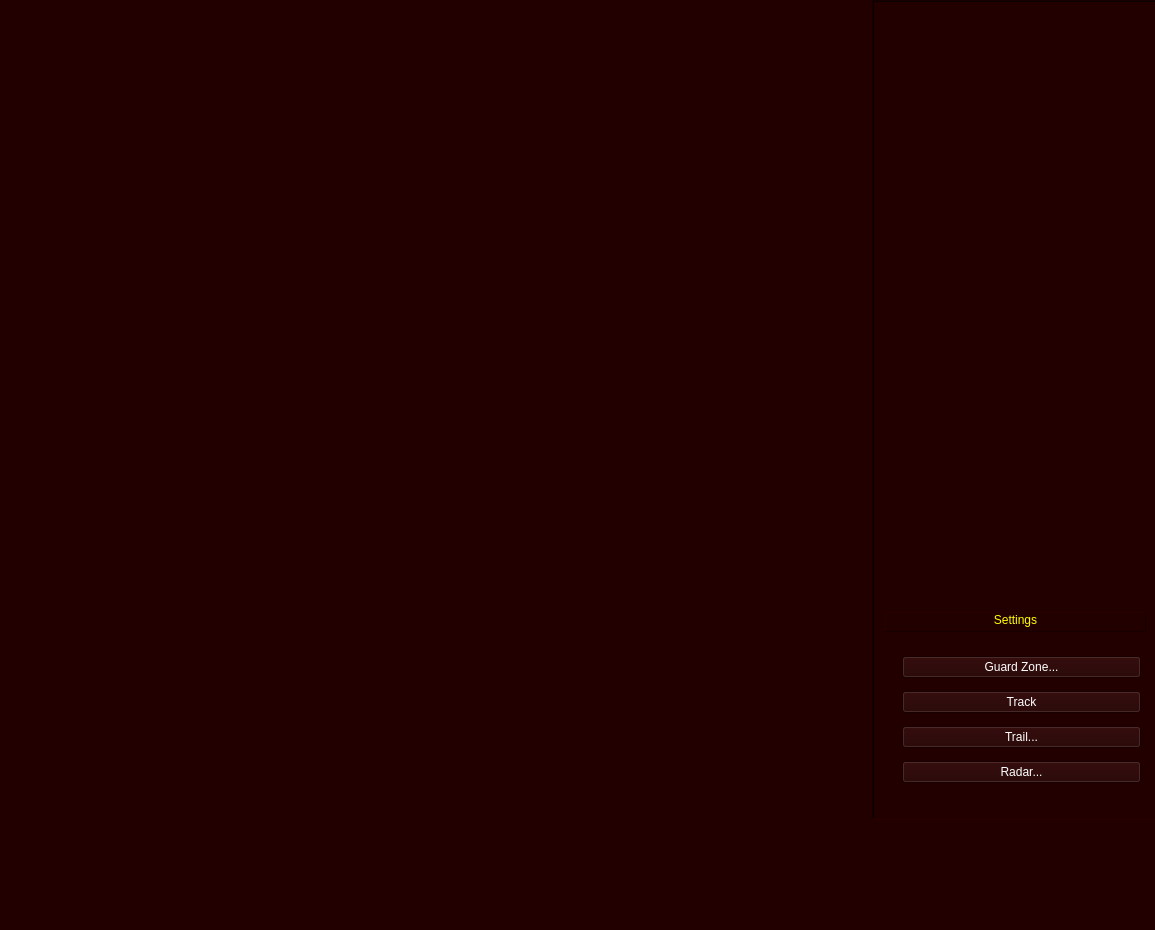
<?xml version="1.0" encoding="UTF-8"?>
<ui version="4.0">
 <class>MainWindow</class>
 <widget class="QMainWindow" name="MainWindow">
  <property name="geometry">
   <rect>
    <x>0</x>
    <y>0</y>
    <width>1155</width>
    <height>930</height>
   </rect>
  </property>
  <property name="windowTitle">
   <string>MainWindow</string>
  </property>
  <property name="styleSheet">
   <string notr="true">color: rgb(255, 255, 255);
background-color: rgb(35, 0, 0);</string>
  </property>
  <widget class="QWidget" name="centralWidget">
   <widget class="QFrame" name="frameRight">
    <property name="geometry">
     <rect>
      <x>872</x>
      <y>0</y>
      <width>292</width>
      <height>820</height>
     </rect>
    </property>
    <property name="sizePolicy">
     <sizepolicy hsizetype="Preferred" vsizetype="Preferred">
      <horstretch>0</horstretch>
      <verstretch>0</verstretch>
     </sizepolicy>
    </property>
    <property name="styleSheet">
     <string notr="true"/>
    </property>
    <property name="frameShape">
     <enum>QFrame::WinPanel</enum>
    </property>
    <property name="frameShadow">
     <enum>QFrame::Sunken</enum>
    </property>
    <property name="lineWidth">
     <number>1</number>
    </property>
    <layout class="QVBoxLayout" name="verticalLayout">
     <item>
      <widget class="FrameOSD" name="frameOSD">
       <property name="sizePolicy">
        <sizepolicy hsizetype="Preferred" vsizetype="Fixed">
         <horstretch>0</horstretch>
         <verstretch>0</verstretch>
        </sizepolicy>
       </property>
       <property name="minimumSize">
        <size>
         <width>219</width>
         <height>195</height>
        </size>
       </property>
       <property name="styleSheet">
        <string notr="true">border-color: rgb(255, 255, 255);</string>
       </property>
       <property name="frameShape">
        <enum>QFrame::NoFrame</enum>
       </property>
      </widget>
     </item>
     <item>
      <widget class="FrameTrackDisplay" name="frameTrackInf">
       <property name="sizePolicy">
        <sizepolicy hsizetype="Expanding" vsizetype="Expanding">
         <horstretch>0</horstretch>
         <verstretch>0</verstretch>
        </sizepolicy>
       </property>
       <property name="minimumSize">
        <size>
         <width>270</width>
         <height>195</height>
        </size>
       </property>
       <property name="maximumSize">
        <size>
         <width>270</width>
         <height>16777215</height>
        </size>
       </property>
       <property name="styleSheet">
        <string notr="true">border-color: rgb(255, 255, 255);</string>
       </property>
       <property name="frameShape">
        <enum>QFrame::NoFrame</enum>
       </property>
      </widget>
     </item>
     <item>
      <widget class="QFrame" name="frameSettings">
       <property name="sizePolicy">
        <sizepolicy hsizetype="Preferred" vsizetype="Fixed">
         <horstretch>0</horstretch>
         <verstretch>0</verstretch>
        </sizepolicy>
       </property>
       <property name="minimumSize">
        <size>
         <width>219</width>
         <height>195</height>
        </size>
       </property>
       <property name="styleSheet">
        <string notr="true">border-color: rgb(255, 255, 255);</string>
       </property>
       <property name="frameShape">
        <enum>QFrame::NoFrame</enum>
       </property>
       <widget class="QLabel" name="label_22">
        <property name="geometry">
         <rect>
          <x>0</x>
          <y>0</y>
          <width>261</width>
          <height>20</height>
         </rect>
        </property>
        <property name="styleSheet">
         <string notr="true">color: rgb(255, 255, 0);</string>
        </property>
        <property name="frameShape">
         <enum>QFrame::Panel</enum>
        </property>
        <property name="frameShadow">
         <enum>QFrame::Raised</enum>
        </property>
        <property name="text">
         <string>Settings</string>
        </property>
        <property name="textFormat">
         <enum>Qt::RichText</enum>
        </property>
        <property name="scaledContents">
         <bool>true</bool>
        </property>
        <property name="alignment">
         <set>Qt::AlignHCenter|Qt::AlignTop</set>
        </property>
        <property name="wordWrap">
         <bool>true</bool>
        </property>
        <property name="margin">
         <number>0</number>
        </property>
        <property name="indent">
         <number>0</number>
        </property>
       </widget>
       <widget class="QWidget" name="layoutWidget">
        <property name="geometry">
         <rect>
          <x>6</x>
          <y>26</y>
          <width>261</width>
          <height>164</height>
         </rect>
        </property>
        <layout class="QVBoxLayout" name="verticalLayout_2">
         <item>
          <widget class="QPushButton" name="pushButtonSetGZ">
           <property name="text">
            <string>Guard Zone...</string>
           </property>
          </widget>
         </item>
         <item>
          <widget class="QPushButton" name="pushButtonSetADSB">
           <property name="text">
            <string>Track</string>
           </property>
          </widget>
         </item>
         <item>
          <widget class="QPushButton" name="pushButtonSetTrail">
           <property name="text">
            <string>Trail...</string>
           </property>
          </widget>
         </item>
         <item>
          <widget class="QPushButton" name="pushButtonRadar">
           <property name="text">
            <string>Radar...</string>
           </property>
           <property name="checkable">
            <bool>false</bool>
           </property>
          </widget>
         </item>
        </layout>
       </widget>
      </widget>
     </item>
    </layout>
   </widget>
   <widget class="FrameControl1" name="frameControl1">
    <property name="geometry">
     <rect>
      <x>24</x>
      <y>9</y>
      <width>151</width>
      <height>131</height>
     </rect>
    </property>
    <property name="sizePolicy">
     <sizepolicy hsizetype="Fixed" vsizetype="Fixed">
      <horstretch>0</horstretch>
      <verstretch>0</verstretch>
     </sizepolicy>
    </property>
    <property name="frameShape">
     <enum>QFrame::NoFrame</enum>
    </property>
    <property name="frameShadow">
     <enum>QFrame::Raised</enum>
    </property>
    <layout class="QVBoxLayout" name="verticalLayout_3"/>
   </widget>
   <widget class="FrameControl2" name="frameControl2">
    <property name="geometry">
     <rect>
      <x>24</x>
      <y>671</y>
      <width>175</width>
      <height>160</height>
     </rect>
    </property>
    <property name="sizePolicy">
     <sizepolicy hsizetype="Fixed" vsizetype="Fixed">
      <horstretch>0</horstretch>
      <verstretch>0</verstretch>
     </sizepolicy>
    </property>
    <property name="frameShape">
     <enum>QFrame::NoFrame</enum>
    </property>
    <property name="frameShadow">
     <enum>QFrame::Raised</enum>
    </property>
   </widget>
   <widget class="FrameControl3" name="frameControl3">
    <property name="geometry">
     <rect>
      <x>666</x>
      <y>700</y>
      <width>195</width>
      <height>101</height>
     </rect>
    </property>
    <property name="sizePolicy">
     <sizepolicy hsizetype="Fixed" vsizetype="Fixed">
      <horstretch>0</horstretch>
      <verstretch>0</verstretch>
     </sizepolicy>
    </property>
    <property name="frameShape">
     <enum>QFrame::NoFrame</enum>
    </property>
    <property name="frameShadow">
     <enum>QFrame::Raised</enum>
    </property>
    <layout class="QVBoxLayout" name="verticalLayout_5"/>
   </widget>
   <widget class="FrameCursor" name="frameCursor">
    <property name="geometry">
     <rect>
      <x>666</x>
      <y>30</y>
      <width>202</width>
      <height>94</height>
     </rect>
    </property>
    <property name="sizePolicy">
     <sizepolicy hsizetype="Fixed" vsizetype="Fixed">
      <horstretch>0</horstretch>
      <verstretch>0</verstretch>
     </sizepolicy>
    </property>
    <property name="minimumSize">
     <size>
      <width>100</width>
      <height>70</height>
     </size>
    </property>
    <property name="styleSheet">
     <string notr="true">border-color: rgb(255, 255, 255);</string>
    </property>
    <property name="frameShape">
     <enum>QFrame::NoFrame</enum>
    </property>
    <layout class="QVBoxLayout" name="verticalLayout_4"/>
   </widget>
  </widget>
 </widget>
 <layoutdefault spacing="6" margin="11"/>
 <customwidgets>
  <customwidget>
   <class>FrameControl1</class>
   <extends>QFrame</extends>
   <header>framecontrol1.h</header>
   <container>1</container>
  </customwidget>
  <customwidget>
   <class>FrameControl2</class>
   <extends>QFrame</extends>
   <header>framecontrol2.h</header>
   <container>1</container>
  </customwidget>
  <customwidget>
   <class>FrameControl3</class>
   <extends>QFrame</extends>
   <header>framecontrol3.h</header>
   <container>1</container>
  </customwidget>
  <customwidget>
   <class>FrameCursor</class>
   <extends>QFrame</extends>
   <header>framecursor.h</header>
   <container>1</container>
  </customwidget>
  <customwidget>
   <class>FrameOSD</class>
   <extends>QFrame</extends>
   <header>frameosd.h</header>
   <container>1</container>
  </customwidget>
  <customwidget>
   <class>FrameTrackDisplay</class>
   <extends>QFrame</extends>
   <header location="global">frametrackdisplay.h</header>
   <container>1</container>
  </customwidget>
 </customwidgets>
 <resources/>
 <connections/>
</ui>
